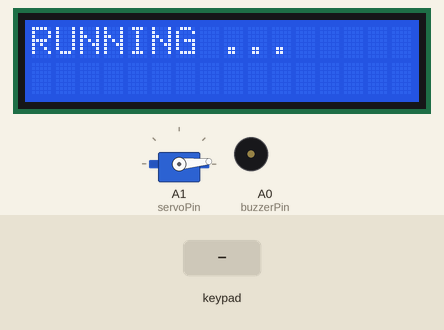
This sketch was run on a simulated Arduino Uno, built with avr-gcc and run on an emulated ATmega328P. Shown: 16×2 character LCD, servo, buzzer (waves = sounding, pin HIGH). Inputs (shaded band) come from the test bench.

Above: at 0.7 s.
At 12.3 s:
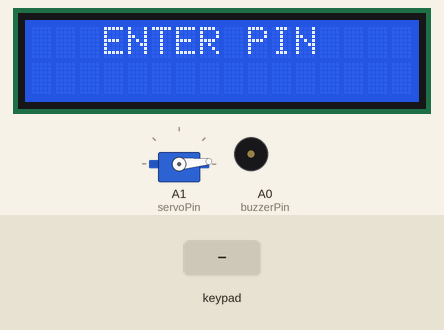
12.4 s: keypad keys 7 1 5 5 2 3 D pressed 0.4 s apart
At 15.5 s:
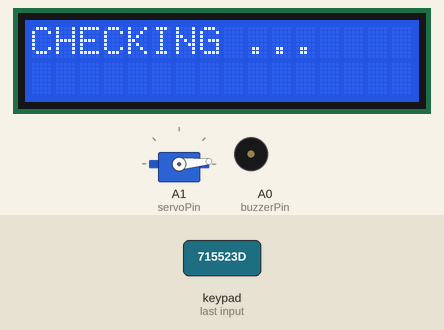
21.8 s: keypad keys 7 1 5 5 2 3 D # pressed 0.4 s apart
At 27.3 s:
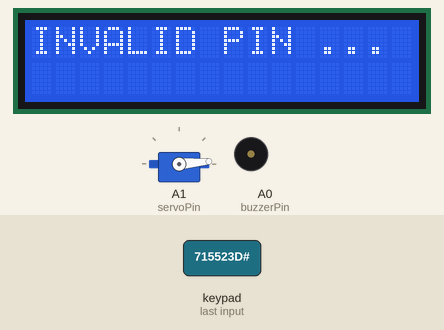
Timing chart, 0 to 27.5 s (numbered marks = the images above; inputs shaded):
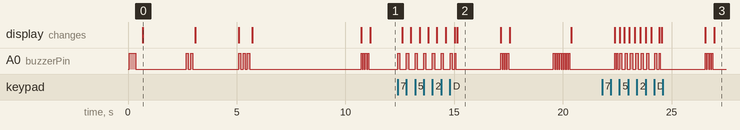

The sketch:

doorlock.ino
```cpp
// author Rakibul Hasan

//include libraries for modules
#include<LiquidCrystal_I2C.h>
#include<Servo.h>
#include<Keypad.h>

//create object for use the modules
LiquidCrystal_I2C display = LiquidCrystal_I2C(0x27, 16, 2);
Servo servoMotor = Servo();

// global variables
char userInput[7];
int pressedCount = 0;

// initialization pins
int buzzerPin = A0; int servoPin = A1;

// initialize keypad control keymap
const byte keyRows = 4; const byte keyCols = 4;
char keyMap[keyRows] [keyCols] = {
  '1', '2', '3', 'A',
  '4', '5', '6', 'B',
  '7', '8', '9', 'C',
  '*', '0', '#', 'D',
};

//initialize pins for keypad used this keymap
byte keypadRowPins[keyRows] = {0, 1, 2, 3}; byte keypadColPins[keyCols] = {4, 5, 6, 7};
//create keypad object
Keypad keyPad = Keypad(makeKeymap(keyMap), keypadRowPins, keypadColPins, keyRows, keyCols);

//this function is for print single line
void printSL(int col, int row, String message, int time, bool clear){
  display.setCursor(col, row);
  display.print(message);
  delay(time);
  if(clear){ display.clear(); };
};

//this function is for print double line
void printDL(int col, int row, String message, int col1, int row1, String message2, int time){
  display.setCursor(col, row);
  display.print(message);
  display.setCursor(col1, row1);
  display.print(message2);
  delay(time);
  display.clear();
};

// this function is for buzzer sound control
void beep(int time){ digitalWrite(buzzerPin, HIGH); delay(time); digitalWrite(buzzerPin, LOW); delay(time); };

// rotate servo motor
void rotateServo(String rotateFor){
  if(rotateFor == "open"){
    for(int angleAdd = 5; angleAdd <= 110; angleAdd++){ servoMotor.write(angleAdd); delay(20); };
  }else if(rotateFor == "close"){
    for(int angleSub = 110; angleSub >= 5; angleSub--){ servoMotor.write(angleSub); delay(20); };
  }else{
    display.clear();
    printSL(0, 0, "NOT WORKING", 1000, true);
  }
}

//arduino board pin setup default void
void setup(){
  // init display
  display.init(); display.backlight();
  //init servo motor
  servoMotor.attach(servoPin);
  //init buzzer
  pinMode(buzzerPin, OUTPUT);
  servoMotor.write(5);
  beep(300);
  printSL(0, 0, "RUNNING ...", 2000, false);
  beep(100); beep(100);
  printSL(0, 1, "SUCCESS ....", 2000, true);
  beep(100); beep(100); beep(100);
  printDL(0, 0, "ARDUINO PROJECT", 0, 1, "STUDENTS CST-5", 5000);
  beep(50); beep(50); beep(50); beep(50);
}

//this is default and main repeater function
void loop(){
  printSL(3, 0, "ENTER PIN", 0, false);
  // when key pressed detect throw keyPad.getKey() function and add it to userPassword
  char pressedKey = keyPad.getKey();

  if(pressedCount < 7){
    if(pressedKey){
      beep(100);
      userInput[pressedCount] = pressedKey;
      display.setCursor(4 + pressedCount, 1);
      display.print("*");
      pressedCount++;
    };
  }else{
    pressedCount = 0;
    beep(50);
    display.clear();
    printSL(0, 0, "CHECKING ...", 2000, true);
    if(strcmp(userInput, "715523D") == 0){
      beep(50); beep(50); beep(50);
      printSL(0, 0, "VALID PIN ...", 2000, false);
      beep(50); beep(50); beep(50);
      printSL(0, 1, "UNLOCKED DOOR", 2000, true);
      rotateServo("open");
      delay(5000);
      rotateServo("close");
    }else{
      display.clear();
      beep(50); beep(50); beep(50); beep(50);
      printSL(0, 0, "INVALID PIN ...", 2000, false);
      beep(50); beep(50); beep(50); beep(50);
      beep(50); beep(50); beep(50); beep(50);
      printSL(0, 0, "TRY AGAIN ...", 2000, true);
      beep(50); beep(50);
    }
  }
}
```

Measured:
- after the input at 12.4 s, A0 (buzzerPin): LOW → HIGH at once, → LOW 0.10 s later, → HIGH 0.30 s later, → LOW 0.10 s later, … (40 changes in this stretch); the display: first changes after 0.21 s (image 2 shows a later state)
- what the display in image 0 shows lasts 2.4 s, from 0.7 s to 3.1 s
- what the display in image 2 shows lasts 2.1 s, from 15.1 s to 17.2 s
